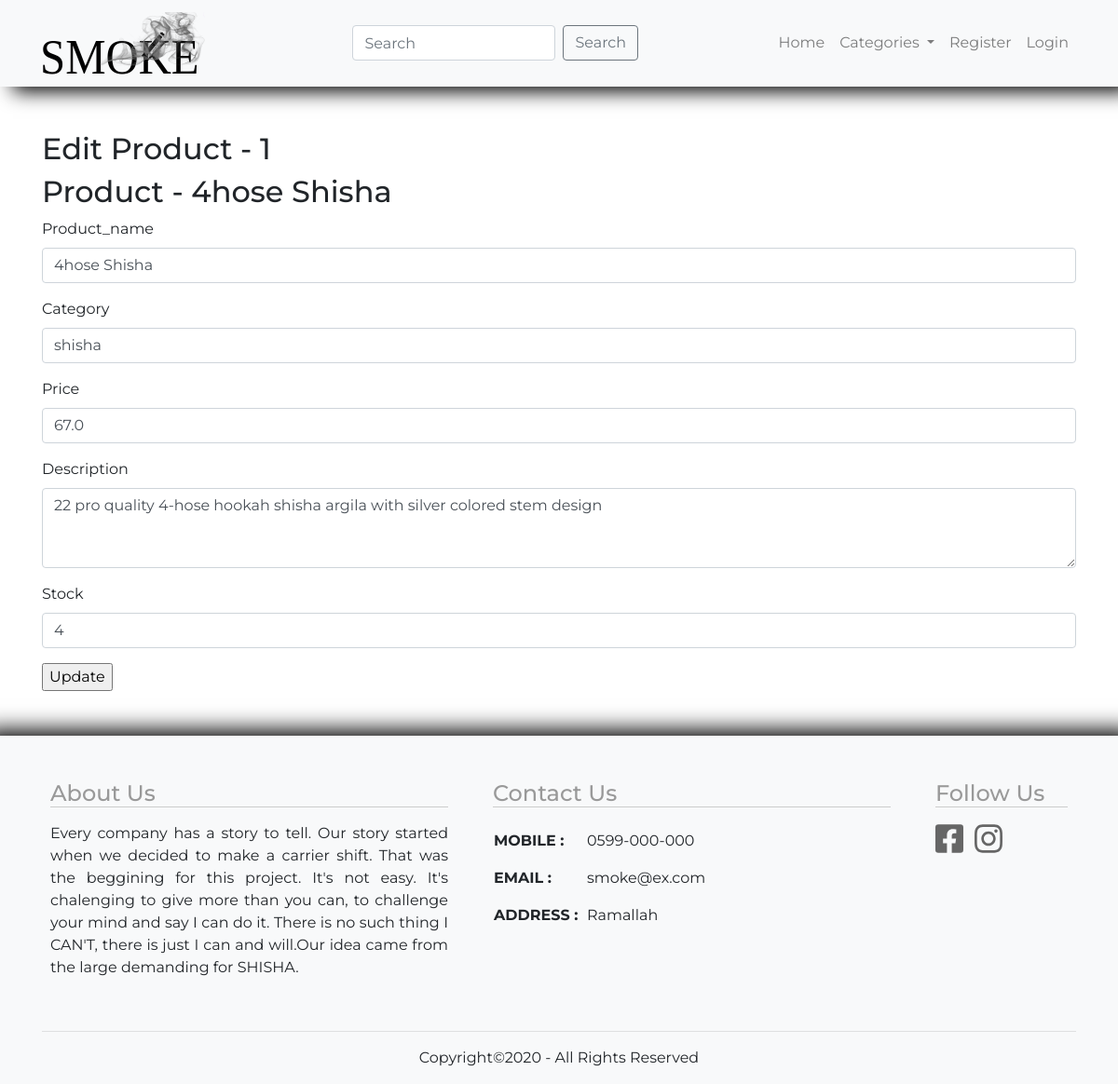
Screenshot of /edit_product/1 with the database file from the repository.
### smoke_app/models.py (models this page shows)
class Product(models.Model):
    name = models.CharField(max_length=100)
    category = models.CharField(max_length=100)
    description = models.TextField()
    price = models.FloatField()
    stock = models.IntegerField()
    created_at = models.DateTimeField(auto_now_add=True)
    updated_at = models.DateTimeField(auto_now=True)
    objects = ProductManager()

### smoke_app/views.py (the view)
# urls.py: path('edit_product/<id>',views.edit_product),
def edit_product(request,id):
    product = Product.objects.get(id=id)
    context={
        "product":product
    }
    return render(request,'edit.html',context)

### smoke_app/templates/edit.html (shortened to what this page needs)
{% extends "base.html" %} {% load static %} {% block content %}
<h2>Edit Product - {{product.id}}</h2>
<h2>Product - {{product.name}}</h2>
<form method="POST" action="/update_product/{{product.id}}">
  <div class="form-group">
    <label for="Product_name">Product_name</label>
    <input type="text" name="Product_name" class="form-control" id="Product_name" value="{{product.name}}" />
  </div>
  <div class="form-group">
    <label for="category">Category</label>
    <input type="text" name="category" class="form-control" id="category" value="{{product.category}}" />
  </div>
  <div class="form-group">
    <label for="Price">Price</label>
    <input type="number" min="1" name="price" class="form-control" id="Price" value="{{product.price}}" />
  </div>
  <div class="form-group">
    <label for="Description">Description</label>
    <textarea name="description" class="form-control" id="Description" rows="3">{{product.description}}</textarea>
  </div>
  <div class="form-group">
    <label for="stock">Stock</label>
    <input type="number" min="1" name="stock" class="form-control" id="stock" value="{{product.stock}}" />
  </div>
  <input type="submit" value="Update" />
</form>
{% endblock content %}

### smoke_app/static/css/base.css (style rules this page uses)
* { font-family: 'Montserrat', sans-serif; }

### rows the page displays
Product: id "1", name "4hose Shisha", Product_name "4hose Shisha", category "shisha", price "67.0", description "22 pro quality 4-hose hookah shisha argila with silver colored stem design", stock "4"
